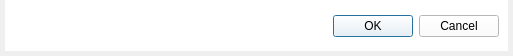
<?xml version="1.0" encoding="UTF-8"?>
<ui version="4.0">
 <class>AddDialog</class>
 <widget class="QDialog" name="AddDialog">
  <property name="geometry">
   <rect>
    <x>0</x>
    <y>0</y>
    <width>513</width>
    <height>56</height>
   </rect>
  </property>
  <property name="windowTitle">
   <string>添加菜单</string>
  </property>
  <layout class="QVBoxLayout" name="verticalLayout">
   <property name="spacing">
    <number>0</number>
   </property>
   <property name="leftMargin">
    <number>5</number>
   </property>
   <property name="topMargin">
    <number>0</number>
   </property>
   <property name="rightMargin">
    <number>5</number>
   </property>
   <property name="bottomMargin">
    <number>5</number>
   </property>
   <item>
    <widget class="QWidget" name="widget" native="true">
     <property name="styleSheet">
      <string notr="true">background-color: rgb(255, 255, 255);</string>
     </property>
     <layout class="QVBoxLayout" name="verticalLayout_2">
      <property name="topMargin">
       <number>11</number>
      </property>
      <item>
       <widget class="QDialogButtonBox" name="buttonBox">
        <property name="styleSheet">
         <string notr="true"/>
        </property>
        <property name="orientation">
         <enum>Qt::Horizontal</enum>
        </property>
        <property name="standardButtons">
         <set>QDialogButtonBox::Cancel|QDialogButtonBox::Ok</set>
        </property>
       </widget>
      </item>
     </layout>
    </widget>
   </item>
  </layout>
 </widget>
 <resources/>
 <connections>
  <connection>
   <sender>buttonBox</sender>
   <signal>accepted()</signal>
   <receiver>AddDialog</receiver>
   <slot>accept()</slot>
   <hints>
    <hint type="sourcelabel">
     <x>248</x>
     <y>254</y>
    </hint>
    <hint type="destinationlabel">
     <x>157</x>
     <y>274</y>
    </hint>
   </hints>
  </connection>
  <connection>
   <sender>buttonBox</sender>
   <signal>rejected()</signal>
   <receiver>AddDialog</receiver>
   <slot>reject()</slot>
   <hints>
    <hint type="sourcelabel">
     <x>316</x>
     <y>260</y>
    </hint>
    <hint type="destinationlabel">
     <x>286</x>
     <y>274</y>
    </hint>
   </hints>
  </connection>
 </connections>
</ui>
